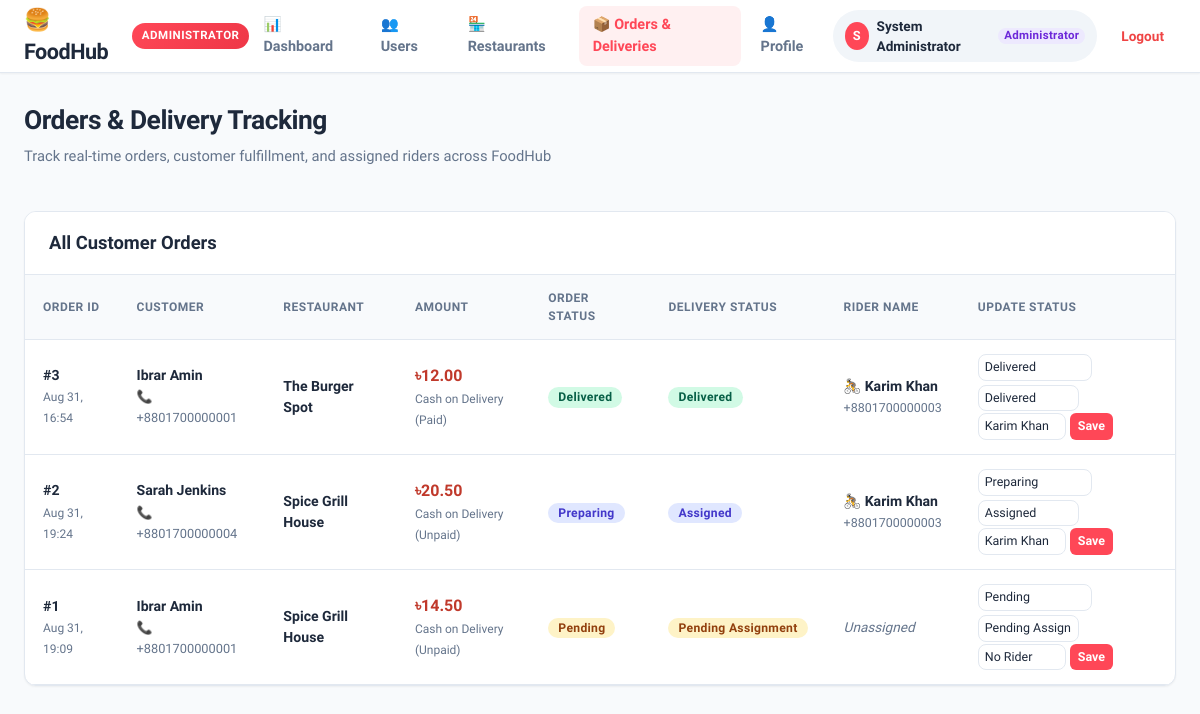
The app's page /admin/orders.php (signed in) with its own data.
### tables this page shows
CREATE TABLE orders (
    order_id INT AUTO_INCREMENT PRIMARY KEY,
    customer_id INT NOT NULL,
    restaurant_id INT NOT NULL,
    total_amount DECIMAL(10, 2) NOT NULL,
    order_status ENUM('Pending', 'Preparing', 'Ready for Delivery', 'Out for Delivery', 'Delivered', 'Cancelled') DEFAULT 'Pending',
    delivery_address TEXT NOT NULL,
    payment_method VARCHAR(50) DEFAULT 'Cash on Delivery',
    payment_status ENUM('Unpaid', 'Paid') DEFAULT 'Unpaid',
    created_at TIMESTAMP DEFAULT CURRENT_TIMESTAMP,
    updated_at TIMESTAMP DEFAULT CURRENT_TIMESTAMP ON UPDATE CURRENT_TIMESTAMP,
    FOREIGN KEY (customer_id) REFERENCES users(user_id) ON DELETE CASCADE,
    FOREIGN KEY (restaurant_id) REFERENCES restaurants(restaurant_id) ON DELETE CASCADE
);

CREATE TABLE users (
    user_id INT AUTO_INCREMENT PRIMARY KEY,
    name VARCHAR(100) NOT NULL,
    username VARCHAR(50) NOT NULL UNIQUE,
    email VARCHAR(100) NOT NULL UNIQUE,
    phone VARCHAR(20) NULL,
    role ENUM('Administrator', 'Customer', 'Restaurant Manager', 'Rider') NOT NULL DEFAULT 'Customer',
    password VARCHAR(255) NOT NULL,
    address TEXT NULL,
    status ENUM('Active', 'Inactive', 'Suspended') NOT NULL DEFAULT 'Active',
    created_at TIMESTAMP DEFAULT CURRENT_TIMESTAMP,
    updated_at TIMESTAMP DEFAULT CURRENT_TIMESTAMP ON UPDATE CURRENT_TIMESTAMP
);

CREATE TABLE restaurants (
    restaurant_id INT AUTO_INCREMENT PRIMARY KEY,
    user_id INT NOT NULL,
    name VARCHAR(150) NOT NULL,
    description TEXT,
    address VARCHAR(255) NOT NULL,
    phone VARCHAR(20),
    status ENUM('Pending', 'Approved', 'Rejected', 'Suspended') DEFAULT 'Pending',
    created_at TIMESTAMP DEFAULT CURRENT_TIMESTAMP,
    updated_at TIMESTAMP DEFAULT CURRENT_TIMESTAMP ON UPDATE CURRENT_TIMESTAMP,
    FOREIGN KEY (user_id) REFERENCES users(user_id) ON DELETE CASCADE
);

### admin/orders.php (called while the page is built)
<?php
require_once __DIR__ . '/../views/admin/orders.php';

### models/order_model.php (called while the page is built, shortened)
<?php
function get_all_orders($conn) {
    $sql = "
        SELECT
            o.order_id,
            o.total_amount,
            o.order_status,
            o.delivery_address,
            o.payment_method,
            o.payment_status,
            o.created_at,
            u.user_id AS customer_id,
            u.name AS customer_name,
            u.phone AS customer_phone,
            u.email AS customer_email,
            r.restaurant_id,
            r.name AS restaurant_name,
            d.delivery_id,
            COALESCE(d.delivery_status, 'Pending Assignment') AS delivery_status,
            rider.user_id AS rider_id,
            COALESCE(rider.name, 'Unassigned') AS rider_name,
            rider.phone AS rider_phone
        FROM orders o
        JOIN users u ON o.customer_id = u.user_id
        JOIN restaurants r ON o.restaurant_id = r.restaurant_id
        LEFT JOIN deliveries d ON o.order_id = d.order_id
        LEFT JOIN users rider ON d.rider_id = rider.user_id
        ORDER BY o.order_id DESC
    ";
    $result = mysqli_query($conn, $sql);
    $orders = [];
    if ($result) {
        while ($row = mysqli_fetch_assoc($result)) {
            $orders[] = $row;
        }
    }
    return $orders;
}

### controllers/admin/order_controller.php (called while the page is built, shortened)
<?php
require_once __DIR__ . '/../../config/db.php';
require_once __DIR__ . '/../../models/order_model.php';
require_once __DIR__ . '/../../models/user_model.php';
$riders = get_active_riders($conn);
$orders = get_all_orders($conn);

### models/user_model.php (called while the page is built, shortened)
<?php
function get_active_riders($conn) {
    $sql = "SELECT user_id, name, phone FROM users WHERE role = 'Rider' AND status = 'Active' ORDER BY name ASC";
    $result = mysqli_query($conn, $sql);
    $riders = [];
    if ($result) {
        while ($row = mysqli_fetch_assoc($result)) {
            $riders[] = $row;
        }
    }
    return $riders;
}

### views/admin/orders.php (the view, shortened to what this page needs)
<?php
require_once __DIR__ . '/../../controllers/admin/order_controller.php';
require_once __DIR__ . '/../partials/header.php';
require_once __DIR__ . '/../partials/navbar.php';
?>
<div class="main-wrapper">
    <div class="page-header">
        <div>
            <h1 class="page-title">Orders & Delivery Tracking</h1>
            <p class="page-subtitle">Track real-time orders, customer fulfillment, and assigned riders across FoodHub</p>
        </div>
    </div>
    <div class="card">
        <div class="card-header">
            <h2 class="card-title">All Customer Orders</h2>
        </div>
        <div class="table-responsive">
            <table class="data-table">
                <thead>
                    <tr>
                        <th>Order ID</th>
                        <th>Customer</th>
                        <th>Restaurant</th>
                        <th>Amount</th>
                        <th>Order Status</th>
                        <th>Delivery Status</th>
                        <th>Rider Name</th>
                        <th>Update Status</th>
                    </tr>
                </thead>
                <tbody>
                    <?php if (!empty($orders) && count($orders) > 0): ?>
                        <?php foreach ($orders as $o): ?>
                        <tr>
                            <td>
                                <strong>#<?php echo $o['order_id']; ?></strong><br>
                                <span style="font-size: 0.75rem; color: var(--text-muted);">
                                    <?php echo date('M d, H:i', strtotime($o['created_at'])); ?>
                                </span>
                            </td>
                            <td>
                                <strong><?php echo htmlspecialchars($o['customer_name']); ?></strong><br>
                                <span style="font-size: 0.8rem; color: var(--text-muted);">📞 <?php echo htmlspecialchars($o['customer_phone'] ?? 'N/A'); ?></span>
                            </td>
                            <td>
                                <strong><?php echo htmlspecialchars($o['restaurant_name']); ?></strong>
                            </td>
                            <td>
                                <strong style="font-size: 1rem; color: var(--primary-dark);">
                                    ৳<?php echo number_format((float)$o['total_amount'], 2); ?>
                                </strong><br>
                                <span style="font-size: 0.75rem; color: var(--text-muted);">
                                    <?php echo htmlspecialchars($o['payment_method']); ?> (<?php echo htmlspecialchars($o['payment_status']); ?>)
                                </span>
                            </td>
                            <td>
                                <?php
                                $ost = $o['order_status'];
                                $obadge = 'badge-pending';
                                if ($ost === 'Delivered') $obadge = 'badge-delivered';
                                elseif ($ost === 'Cancelled') $obadge = 'badge-cancelled';
                                elseif ($ost === 'Preparing' || $ost === 'Ready for Delivery' || $ost === 'Out for Delivery') $obadge = 'badge-rider';
                                ?>
                                <span class="badge <?php echo $obadge; ?>"><?php echo htmlspecialchars($ost); ?></span>
                            </td>
                            <td>
                                <?php
                                $dst = $o['delivery_status'];
                                $dbadge = 'badge-pending';
                                if ($dst === 'Delivered') $dbadge = 'badge-delivered';
                                elseif ($dst === 'Cancelled') $dbadge = 'badge-cancelled';
                                elseif ($dst === 'Assigned' || $dst === 'Picked Up') $dbadge = 'badge-rider';
                                ?>
                                <span class="badge <?php echo $dbadge; ?>"><?php echo htmlspecialchars($dst); ?></span>
                            </td>
                            <td>
                                <?php if ($o['rider_name'] !== 'Unassigned'): ?>
                                    <span style="font-weight: 600; color: #1e293b;">🚴 <?php echo htmlspecialchars($o['rider_name']); ?></span><br>
                                    <span style="font-size: 0.78rem; color: var(--text-muted);"><?php echo htmlspecialchars($o['rider_phone'] ?? ''); ?></span>
                                <?php else: ?>
                                    <span style="font-size: 0.85rem; color: var(--text-muted); font-style: italic;">Unassigned</span>
                                <?php endif; ?>
                            </td>
                            <td>
                                <form action="<?php echo htmlspecialchars($_SERVER['PHP_SELF']); ?>" method="POST" class="inline-form" style="flex-direction: column; align-items: flex-start; gap: 4px;">
                                    <div style="display: flex; gap: 4px; flex-wrap: wrap;">
                                        <select name="order_status" class="form-control" style="width: auto; padding: 3px 6px; font-size: 0.78rem;" title="Order Status">
                                            <option value="Pending" <?php echo ($ost === 'Pending') ? 'selected' : ''; ?>>Pending</option>
                                            <option value="Preparing" <?php echo ($ost === 'Preparing') ? 'selected' : ''; ?>>Preparing</option>
                                            <option value="Delivered" <?php echo ($ost === 'Delivered') ? 'selected' : ''; ?>>Delivered</option>
                                        </select>
                                        <select name="delivery_status" class="form-control" style="width: auto; padding: 3px 6px; font-size: 0.78rem;" title="Delivery Status">
                                            <option value="Pending Assignment" <?php echo ($dst === 'Pending Assignment') ? 'selected' : ''; ?>>Pending Assign</option>
                                            <option value="Assigned" <?php echo ($dst === 'Assigned') ? 'selected' : ''; ?>>Assigned</option>
                                            <option value="Delivered" <?php echo ($dst === 'Delivered') ? 'selected' : ''; ?>>Delivered</option>
                                        </select>
                                    </div>
                                    <div style="display: flex; gap: 4px; width: 100%; margin-top: 2px;">
                                        <select name="rider_id" class="form-control" style="width: auto; padding: 3px 6px; font-size: 0.78rem;" title="Assign Rider">
                                            <option value="">No Rider</option>
                                            <?php foreach ($riders as $rd): ?>
                                                <option value="<?php echo $rd['user_id']; ?>" <?php echo ($o['rider_id'] == $rd['user_id']) ? 'selected' : ''; ?>>
                                                    <?php echo htmlspecialchars($rd['name']); ?>
                                                </option>
                                            <?php endforeach; ?>
                                        </select>
                                        <button type="submit" class="btn btn-primary btn-sm" style="padding: 3px 8px; font-size: 0.78rem;">
                                            Save
                                        </button>
                                    </div>
                                </form>
                            </td>
                        </tr>
                        <?php endforeach; ?>
                    <?php endif; ?>
                </tbody>
            </table>
        </div>
    </div>
</div>
<?php require_once __DIR__ . '/../partials/footer.php'; ?>

### assets/css/style.css (style rules this page uses)
:root { --primary: #ff4757; --primary-hover: #ee3747; --primary-light: #fff0f1; --primary-dark: #c0392b; --secondary: #2f3542; --secondary-hover: #1e2229; --bg-main: #f8fafc; --bg-card: #ffffff; --text-main: #1e293b; --text-muted: #64748b; --border-color: #e2e8f0; --border-light: #f1f5f9; --shadow-sm: 0 1px 2px 0 rgba(0, 0, 0, 0.05); --shadow-md: 0 4px 6px -1px rgba(0, 0, 0, 0.07), 0 2px 4px -2px rgba(0, 0, 0, 0.05); --shadow-lg: 0 10px 15px -3px rgba(0, 0, 0, 0.08), 0 4px 6px -4px rgba(0, 0, 0, 0.04); --radius-sm: 8px; --radius-md: 12px; --radius-lg: 16px; --success: #10b981; --success-bg: #ecfdf5; --warning: #f59e0b; --warning-bg: #fffbeb; --danger: #ef4444; --danger-bg: #fef2f2; --info: #3b82f6; --info-bg: #eff6ff; }
* { margin: 0; padding: 0; box-sizing: border-box; }
body { font-family: 'Plus Jakarta Sans', -apple-system, BlinkMacSystemFont, 'Segoe UI', Roboto, sans-serif; background-color: var(--bg-main); color: var(--text-main); line-height: 1.5; min-height: 100vh; }
.main-wrapper { max-width: 1280px; margin: 0 auto; padding: 32px 24px; }
.page-header { display: flex; align-items: center; justify-content: space-between; margin-bottom: 28px; flex-wrap: wrap; gap: 16px; }
.page-title { font-size: 1.65rem; font-weight: 800; color: var(--text-main); letter-spacing: -0.5px; }
.page-subtitle { color: var(--text-muted); font-size: 0.92rem; margin-top: 4px; }
.card { background: var(--bg-card); border: 1px solid var(--border-color); border-radius: var(--radius-md); box-shadow: var(--shadow-sm); margin-bottom: 32px; overflow: hidden; }
.card-header { padding: 20px 24px; border-bottom: 1px solid var(--border-color); display: flex; align-items: center; justify-content: space-between; background: #ffffff; flex-wrap: wrap; gap: 12px; }
.card-title { font-size: 1.15rem; font-weight: 700; color: var(--text-main); margin-bottom: 0; }
.form-control { width: 100%; padding: 10px 14px; font-size: 0.92rem; font-family: inherit; border: 1.5px solid var(--border-color); border-radius: var(--radius-sm); background: #ffffff; color: var(--text-main); transition: all 0.2s ease; outline: none; }
.btn { display: inline-flex; align-items: center; justify-content: center; gap: 8px; padding: 10px 20px; font-size: 0.9rem; font-weight: 600; font-family: inherit; border-radius: var(--radius-sm); border: none; cursor: pointer; text-decoration: none; transition: all 0.2s ease; }
.btn-primary { background: var(--primary); color: #ffffff; }
.btn-sm { padding: 6px 12px; font-size: 0.8rem; border-radius: 6px; }
.table-responsive { overflow-x: auto; width: 100%; }
.data-table { width: 100%; border-collapse: collapse; text-align: left; font-size: 0.88rem; }
.data-table th { background: #f8fafc; color: var(--text-muted); font-weight: 700; text-transform: uppercase; font-size: 0.75rem; letter-spacing: 0.5px; padding: 14px 18px; border-bottom: 1px solid var(--border-color); }
.data-table td { padding: 14px 18px; border-bottom: 1px solid var(--border-color); color: var(--text-main); vertical-align: middle; }
.badge { display: inline-flex; align-items: center; padding: 4px 10px; border-radius: 20px; font-size: 0.76rem; font-weight: 700; letter-spacing: 0.3px; text-decoration: none; }
.badge-rider { background: #e0e7ff; color: #4338ca; }
.badge-success, .badge-approved, .badge-delivered, .badge-available, .badge-active { background: #d1fae5; color: #065f46; }
.badge-pending { background: #fef3c7; color: #92400e; }

### records on screen
orders: order_id "3", created_at "Aug 31, 16:54", customer.name "Ibrar Amin", customer.phone "+8801700000001", restaurant.name "The Burger Spot", total_amount "12.00", payment_method "Cash on Delivery", payment_status "Paid", order_status "Delivered", dst "Delivered", rider_name "Karim Khan", users.phone "+8801700000003"
orders: order_id "2", created_at "Aug 31, 19:24", customer.name "Sarah Jenkins", customer.phone "+8801700000004", restaurant.name "Spice Grill House", total_amount "20.50", payment_method "Cash on Delivery", payment_status "Unpaid", order_status "Preparing", dst "Assigned", rider_name "Karim Khan", users.phone "+8801700000003"
orders: order_id "1", created_at "Aug 31, 19:09", customer.name "Ibrar Amin", customer.phone "+8801700000001", restaurant.name "Spice Grill House", total_amount "14.50", payment_method "Cash on Delivery", payment_status "Unpaid", order_status "Pending", dst "Pending Assignment", shows "Unassigned"

### other values on screen
$user_role "ADMINISTRATOR"
substr($user_display_name, 0, 1) "S"
$user_display_name "System Administrator"
$user_role "Administrator"
form field rider_id "Karim Khan"
